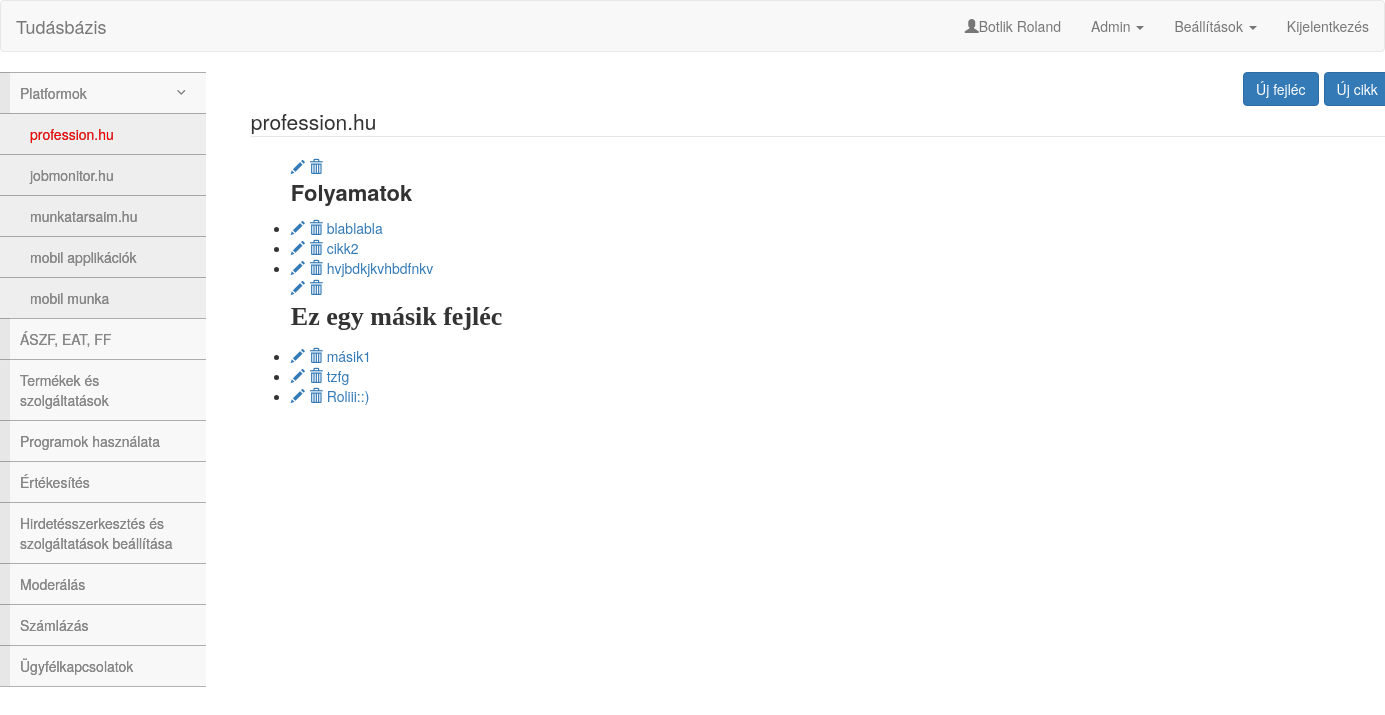
The app's page /page.php?pageid=11 (signed in), older data.
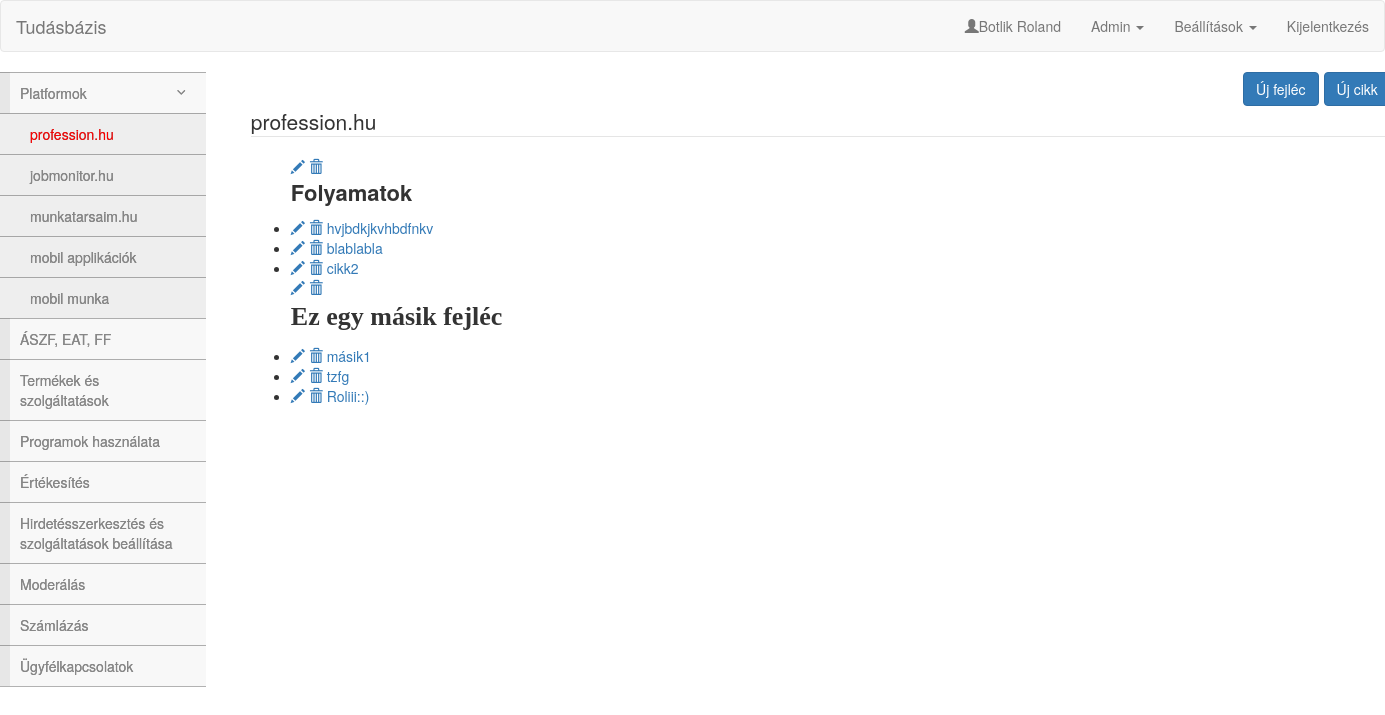
The same page, newer data.
### tables this page shows
CREATE TABLE `menu` (
  `id` int(11) NOT NULL,
  `title` varchar(64) NOT NULL,
  `parentId` int(11) NOT NULL
);

CREATE TABLE `articles` (
  `id` int(11) NOT NULL,
  `ownerid` int(11) NOT NULL,
  `type` varchar(16) NOT NULL,
  `location` int(11) NOT NULL,
  `position` int(11) NOT NULL,
  `created` datetime NOT NULL,
  `modified` datetime NOT NULL,
  `title` varchar(128) NOT NULL,
  `text` text NOT NULL
);

### src/db.php (called while the page is built, shortened)
<?php
class DB{
var $connection;
	function __construct() {
		$connection = @mysql_connect('localhost','root','');
		$table = mysql_select_db('tudasbazis',$connection);
		$this->connection = $connection;
	}
	function query($queryString) {
		$resultId = mysql_query($queryString, $this->connection);
		$rows=Array();
		while($record = mysql_fetch_assoc($resultId)){
			$rows[] = $record;
		}
		return $rows;
	}
	function close(){
		$close = mysql_close($this->connection);
	}
}
?>

### src/Utilities.php (called while the page is built, shortened)
<?php
class Utilities
{
	public static function HasPermission($userid, $permission)
	{
		$db = new DB();
		if($db->query("SELECT * FROM permission WHERE userid = '$userid' AND permission = '$permission'"))
		{
			return true;
		}
		else
		{
			$db->close();
			return false;
		}
	}
}
?>

### src/articles.php (the view, shortened to what this page needs)
<?php
	$db = new DB();
	$result = $db->query("SELECT * FROM articles WHERE location = " . $_GET['pageid'] . " ORDER BY position");
	echo '<ul ';
	if(Utilities::HasPermission($_SESSION['userid'],'editor')) {
		echo 'id="sortable"';
	}
	echo ' class="ui-sortable">';
	foreach($result as $article)
	{
		if ($article['type'] == 'normal'){
			echo '<li id="position-'.$article['id'].'" class="ui-state-default ui-sortable-handle" >';
			if(Utilities::HasPermission($_SESSION['userid'],'editor')) {
				echo '<a href="updatearticle.php?articleid='. $article['id'] . '&location=' . $_GET['pageid'] . '"><span class="glyphicon glyphicon-pencil"></span></a>' . ' ';
				echo '<a href="deletearticle.php?articleid='. $article['id'] . '&location=' . $_GET['pageid'] . '"><span class="glyphicon glyphicon-trash"></span></a>' . ' ';
			}
			echo '<a href="readarticle.php?articleid='. $article['id'] . '">'.$article['title'].'</a>';
		}
		elseif($article['type'] == 'title'){
			echo '<li style="list-style-type: none;" id="position-'.$article['id'].'" class="ui-state-default ui-sortable-handle" >';
			if(Utilities::HasPermission($_SESSION['userid'],'editor')) {
				echo '<a href="updatetitle.php?articleid='. $article['id'] .  '&location=' . $_GET['pageid'] . '"><span class="glyphicon glyphicon-pencil"></span></a>' . ' ';
				echo '<a href="deletetitle.php?articleid='. $article['id'] .  '&location=' . $_GET['pageid'] . '"><span class="glyphicon glyphicon-trash"></span></a>' . ' ';
			}
			echo $article['text'];
		}
	}
	echo '</ul>';
?>

### src/page.php (shortened to what this page needs)
<html>
	<head>
		<link rel="stylesheet" type="text/css" href="css/bootstrap.min.css" />
		<link rel="stylesheet" href="https://cdnjs.cloudflare.com/ajax/libs/twitter-bootstrap/3.3.6/css/bootstrap.min.css" />
		<link rel="stylesheet" href="https://cdnjs.cloudflare.com/ajax/libs/font-awesome/4.6.2/css/font-awesome.min.css" />
		<link rel="stylesheet" href="metisMenu.min.css" />
		<link rel="stylesheet" href="demo.css" />
		<link rel="stylesheet" href="https://cdnjs.cloudflare.com/ajax/libs/prism/1.4.1/themes/prism.min.css" />
	</head>
	<body>
<?php
	include_once('menu.php');
	include_once('sideMenu.php');
?>
<div class="row">
	<div class="col-md-2">
		<?php sideMenu::show(); ?>
	</div>
	<div class="col-md-10">
	<div class="container">
		<div class="text-right btn-toolbar">
			<?php if(Utilities::HasPermission($_SESSION['userid'],'editor')) { ?>
       				<a href=<?php echo 'newarticle.php?location='.$_GET['pageid']; ?> class="btn btn-primary pull-right"> Új cikk </a>
					<a href=<?php echo 'newtitle.php?location='.$_GET['pageid']; ?> class="btn btn-primary pull-right"> Új fejléc </a>
			<?php } ?>
		</div>
<?php
	$db = new DB();
	$title = $db->query("SELECT title FROM menu WHERE id = " . $_GET['pageid']);
	echo '<legend>'
	.$title[0]['title']
	.'</legend>';
	include_once('articles.php');
?>
</div>
</div>
	</body>
</html>

### src/sideMenu.php (shortened to what this page needs)
<?php
class sideMenu {
	public static function show() {
	echo '<div class="clearfix">'.
    	 	'<aside class="sidebar">'.
      	 		'<nav class="sidebar-nav">'.
         			'<ul class="metismenu" id="menu">';
		$db = new DB();
		$result = $db->query("SELECT id,title FROM menu WHERE parentId = 0");
		foreach($result as $element) {
			echo '<li';
			if (isset($_GET['pageid'])){
				$db = new DB();
				$parentCheck = $db->query("SELECT parentId FROM menu WHERE id = " . $_GET['pageid']);
				if ($parentCheck[0]['parentId'] == $element['id']){
					echo ' class="active"';
				}
			}
			echo '>'
			.'<a';
			if (isset($_GET['pageid'])){
				if ($_GET['pageid'] == $element['id']){
					echo ' style="color:red;"';
				}
			}
			echo ' href="page.php?pageid=' . $element['id'] . '">'. $element['title'];
			$db = new DB();
			if($subResult = $db->query("SELECT title, id FROM menu WHERE parentId = ".$element['id'])) {
				echo '<span class="fa arrow"></span></a>';
				echo '<ul>';
				foreach($subResult as $subElement){
					echo '<li>'
						.'<a';
					if (isset($_GET['pageid'])){
						if ($_GET['pageid'] == $subElement['id']){
							echo ' style="color:red;"';
						}
					}
					echo ' href="page.php?pageid=' . $subElement['id'] . '">' . $subElement['title'] . '</a>'
						.'</li>';
				}
				echo '</ul>';
			}
			else{
				echo '</a>';
			}
			echo '</li>';
		}
		echo 		'</ul>'.
      			'</nav>'.
    		'</aside>'.
		'</div>';
	}
}
?>

Row changes from the older to the newer data that the page shows:
changed articles "hvjbdkjkvhbdfnkv": moves up the list
